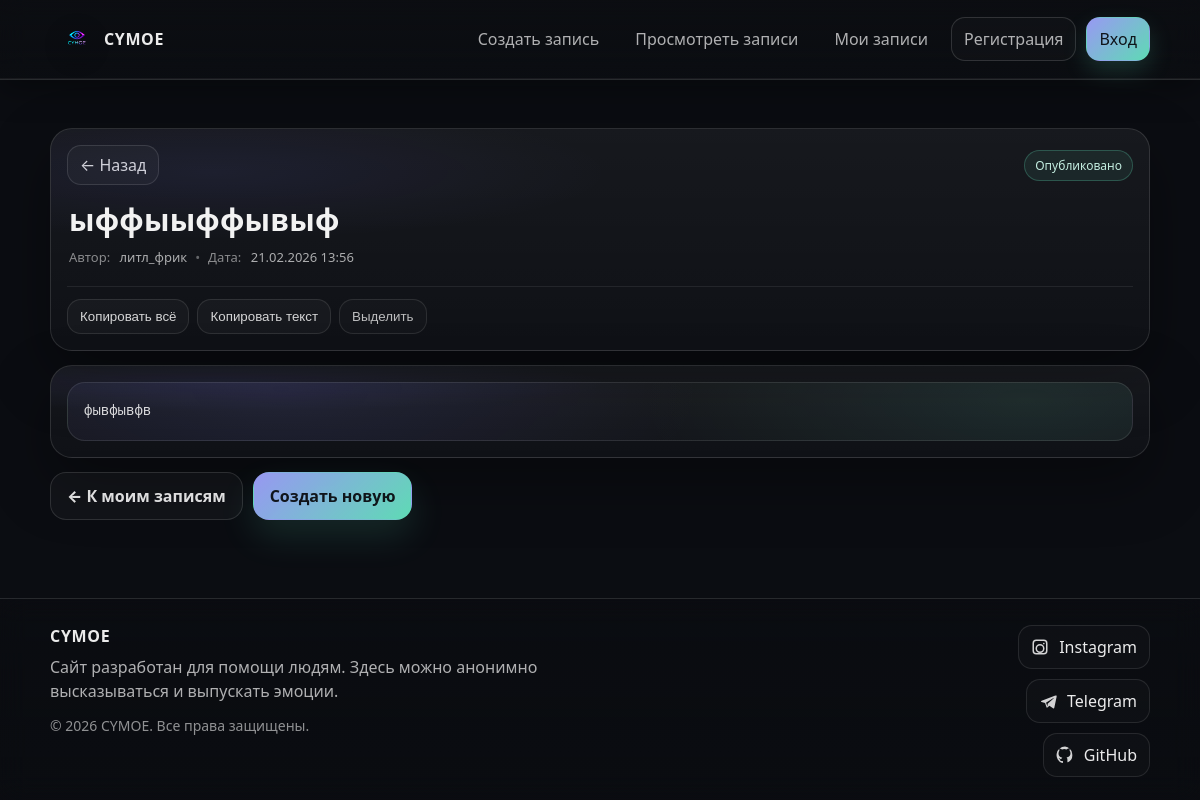
The app's page /post/1/ with its own data.
### blog/models.py (models this page shows, shortened)
class Post(models.Model):
    title = models.CharField(max_length=100, unique=False)
    slug = models.SlugField(max_length=100, unique_for_date='publish')
    text = models.TextField(max_length=10000)
    author = models.ForeignKey(User, on_delete=models.CASCADE, null=True)
    created = models.DateTimeField(auto_now_add=True)
    publish = models.DateTimeField(default=timezone.now)
    class Meta:
        ordering = ['-publish']
        indexes = [
            models.Index(fields=['-publish']),
        ]
        get_latest_by = 'created'

### blog/views.py (the view)
# urls.py: path('post/<int:id>/', views.detail_note, name='detail_note'),
def detail_note(request, id):
    post = get_object_or_404(Post, id=id)
    return render(request, 'notes/detail_post.html', {'post': post})

### templates/notes/detail_post.html (shortened to what this page needs)
{% extends "base.html" %}
{% load static %}
{% block extra_css %}
<link rel="stylesheet" href="{% static 'css/detail_post.css' %}">
{% endblock %}
{% block content %}
<section class="detail">
  <div class="wrap">
    <div class="card head-card">
      <div class="head-top">
        <a class="back-btn" href="{% url 'blog:user_note' %}">
          ← Назад
        </a>
        <div class="right-top">
            <span class="badge badge-pub">Опубликовано</span>
        </div>
      </div>
      <div class="head-main">
        <h1 class="title">{{ post.title }}</h1>
        <div class="meta">
          <span class="meta-item">
            <span class="meta-label">Автор:</span>
            <span class="meta-value">{{ post.author }}</span>
          </span>
          <span class="dot" aria-hidden="true">•</span>
          <span class="meta-item">
            <span class="meta-label">Дата:</span>
            <span class="meta-value">{{ post.publish|date:"d.m.Y H:i" }}</span>
          </span>
        </div>
      </div>
      <div class="toolbar">
        <button class="tool" type="button" id="copyAllBtn" aria-label="Скопировать всю запись">
          Копировать всё
        </button>
        <button class="tool" type="button" id="copyTextBtn" aria-label="Скопировать только текст">
          Копировать текст
        </button>
        <button class="tool tool--ghost" type="button" id="selectBtn" aria-label="Выделить текст">
          Выделить
        </button>
      </div>
    </div>
    <div class="card body-card">
      <div class="paper">
        <pre class="content" id="noteText">{{ post.text }}</pre>
      </div>
    </div>
    <div class="bottom-actions">
      <a class="btn btn-ghost" href="{% url 'blog:user_note' %}">
        ← К моим записям
      </a>
      <a class="btn btn-primary" href="{% url 'blog:create_note' %}">
        Создать новую
      </a>
    </div>
  </div>
</section>
{% endblock %}

### blog/static/css/base.css (style rules this page uses)
:root { --bg: rgba(12, 14, 18, 0.72); --bg-2: rgba(12, 14, 18, 0.45); --text: rgba(255,255,255,0.92); --muted: rgba(255,255,255,0.68); --line: rgba(255,255,255,0.12); --glow: rgba(120, 120, 255, 0.18); --accent: rgba(160, 160, 255, 0.95); --accent-2: rgba(110, 255, 210, 0.85); --shadow: 0 10px 30px rgba(0,0,0,0.35); }
* { box-sizing: border-box; }
a { color: inherit; text-decoration: none; }
body { margin: 0; color: var(--text); background: #0b0d12; font-family: system-ui, -apple-system, Segoe UI, Roboto, Arial, sans-serif; }

### blog/static/css/detail_post.css (style rules this page uses)
.detail { padding: 26px 0 44px; }
.wrap { display: grid; gap: 14px; }
.card { border-radius: 22px; border: 1px solid rgba(255,255,255,0.12); background: linear-gradient(180deg, rgba(255,255,255,0.05), rgba(255,255,255,0.02)); box-shadow: 0 24px 60px rgba(0,0,0,0.35); position: relative; overflow: hidden; }
.card::after { content:""; position:absolute; inset:-2px; background: radial-gradient(60% 50% at 15% 20%, rgba(120,120,255,0.14), transparent 60%); opacity:.6; pointer-events:none; }
.head-card { padding: 16px; }
.head-top { display: flex; justify-content: space-between; align-items: center; gap: 10px; flex-wrap: wrap; margin-bottom: 10px; }
.right-top { display: inline-flex; gap: 10px; align-items: center; }
.back-btn { padding: 8px 12px; border-radius: 14px; border: 1px solid rgba(255,255,255,0.12); background: rgba(255,255,255,0.03); color: rgba(255,255,255,0.82); transition: transform .2s ease, background .2s ease, border-color .2s ease; }
.badge { padding: 6px 10px; border-radius: 999px; font-size: 12px; border: 1px solid rgba(255,255,255,0.12); background: rgba(255,255,255,0.03); }
.badge-pub { background: rgba(110,255,210,0.07); border-color: rgba(110,255,210,0.22); color: rgba(210,255,240,0.92); }
.head-main { padding: 8px 2px 10px; border-radius: 18px; position: relative; z-index: 1; }
.title { margin: 0; font-size: 30px; color: rgba(255,255,255,0.95); line-height: 1.15; letter-spacing: 0.2px; }
.meta { margin-top: 10px; font-size: 13px; color: rgba(255,255,255,0.65); display: flex; gap: 8px; flex-wrap: wrap; align-items: center; }
.meta-label { color: rgba(255,255,255,0.50); margin-right: 6px; }
.dot { color: rgba(255,255,255,0.35); }
.toolbar { position: relative; z-index: 1; margin-top: 10px; padding-top: 12px; border-top: 1px solid rgba(255,255,255,0.08); display: flex; gap: 8px; flex-wrap: wrap; align-items: center; }
.tool { padding: 9px 12px; border-radius: 14px; border: 1px solid rgba(255,255,255,0.10); background: rgba(255,255,255,0.03); color: rgba(255,255,255,0.82); cursor: pointer; transition: transform .18s ease, background .18s ease, border-color .18s ease; }
.tool--ghost { background: rgba(255,255,255,0.02); color: rgba(255,255,255,0.72); }
.body-card { padding: 16px; }
.paper { border-radius: 18px; border: 1px solid rgba(255,255,255,0.10); background: radial-gradient(700px 280px at 20% 10%, rgba(120,120,255,0.10), transparent 60%), radial-gradient(700px 280px at 90% 30%, rgba(110,255,210,0.08), transparent 55%), rgba(255,255,255,0.02); padding: 16px; }
.content { margin: 0; white-space: pre-wrap; word-break: break-word; font-size: 14px; line-height: 1.8; color: rgba(255,255,255,0.84); font-family: ui-monospace, SFMono-Regular, Menlo, Monaco, Consolas, "Liberation Mono", monospace; }
.bottom-actions { display: flex; gap: 10px; flex-wrap: wrap; }
.btn { position: relative; display: inline-flex; align-items: center; justify-content: center; gap: 10px; padding: 12px 16px; border-radius: 16px; border: 1px solid transparent; font-weight: 800; transition: transform .2s ease, box-shadow .2s ease, background .2s ease; }
.btn-ghost { color: rgba(255,255,255,0.86); background: rgba(255,255,255,0.03); border-color: rgba(255,255,255,0.12); }
.btn-primary { color: rgba(10,12,16,0.95); background: linear-gradient(135deg, rgba(160,160,255,0.95), rgba(110,255,210,0.85)); box-shadow: 0 16px 36px rgba(110,255,210,0.12); overflow: hidden; }
.card, .bottom-actions { opacity:0; transform: translateY(10px); animation: rise .55s ease forwards; }
.body-card { animation-delay:.06s; }
.bottom-actions { animation-delay:.12s; }

### records on screen
Post: title "ыффыыффывыф", author "литл_фрик", publish "21.02.2026 13:56", text "фывфывфв"
